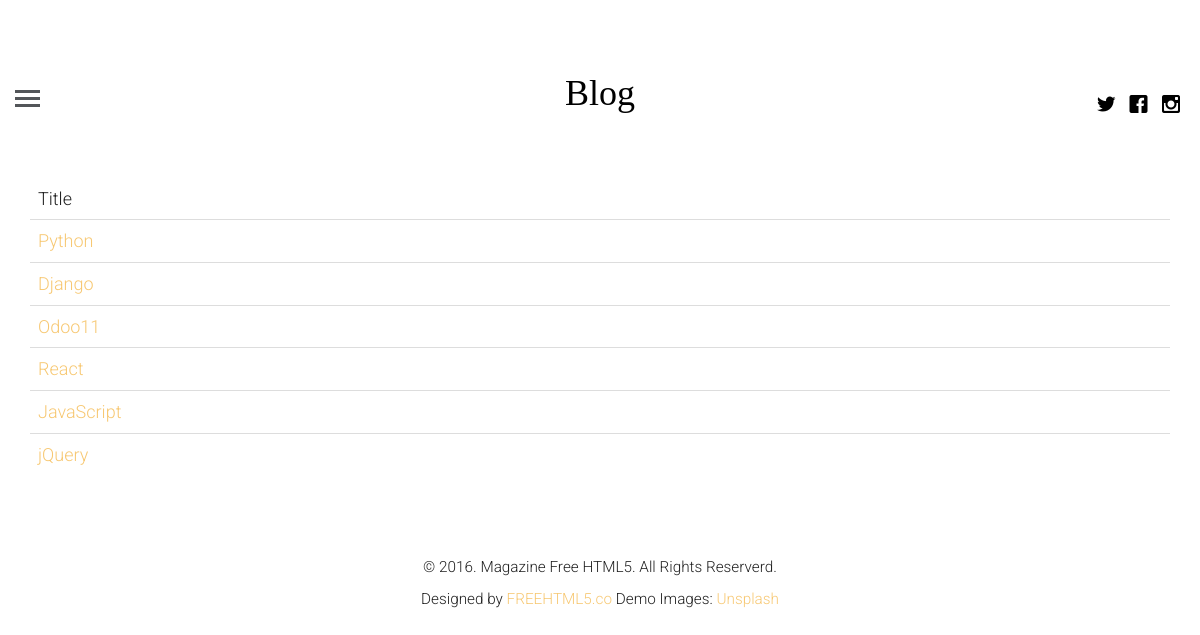
The app's page /topics with its own data.
### BlogApp/models.py (models this page shows, shortened)
class category(models.Model):
    name = models.CharField(max_length=100)

### BlogApp/views.py (the view)
# urls.py: path('topics', views.topicsView, name="topics"),
def topicsView(request):
    query = category.objects.all()
    return render(request,'topics.html',{"topic":query})

### templates/topics.html (shortened to what this page needs)
{% extends 'base.html' %}
{% load static %}
{% block content %}
<div class="container">
  <table class="table table-hover">
      <thead>
          <tr>
              <td>Title</td>
          </tr>
      </thead>
      <tbody>
          {% for t in topic %}
          <tr>
              <td><a href="{% url 'topic' name=t.name %}">{{ t.name }}</a></td>
          </tr>
          {% endfor %}
      </tbody>
  </table>
</div>
{% endblock %}

### BlogApp/static/css/style.css (style rules this page uses)
html { background: #fff; }
body { font-family: "Roboto", arial, sans-serif; font-size: 18px; font-weight: 300; line-height: 1.8; color: #222; background: #fff; }
a { color: #f7c873; -webkit-transition: 0.5s; -o-transition: 0.5s; transition: 0.5s; }

### records on screen
category: name "Python"
category: name "Django"
category: name "Odoo11"
category: name "React"
category: name "JavaScript"
category: name "jQuery"
